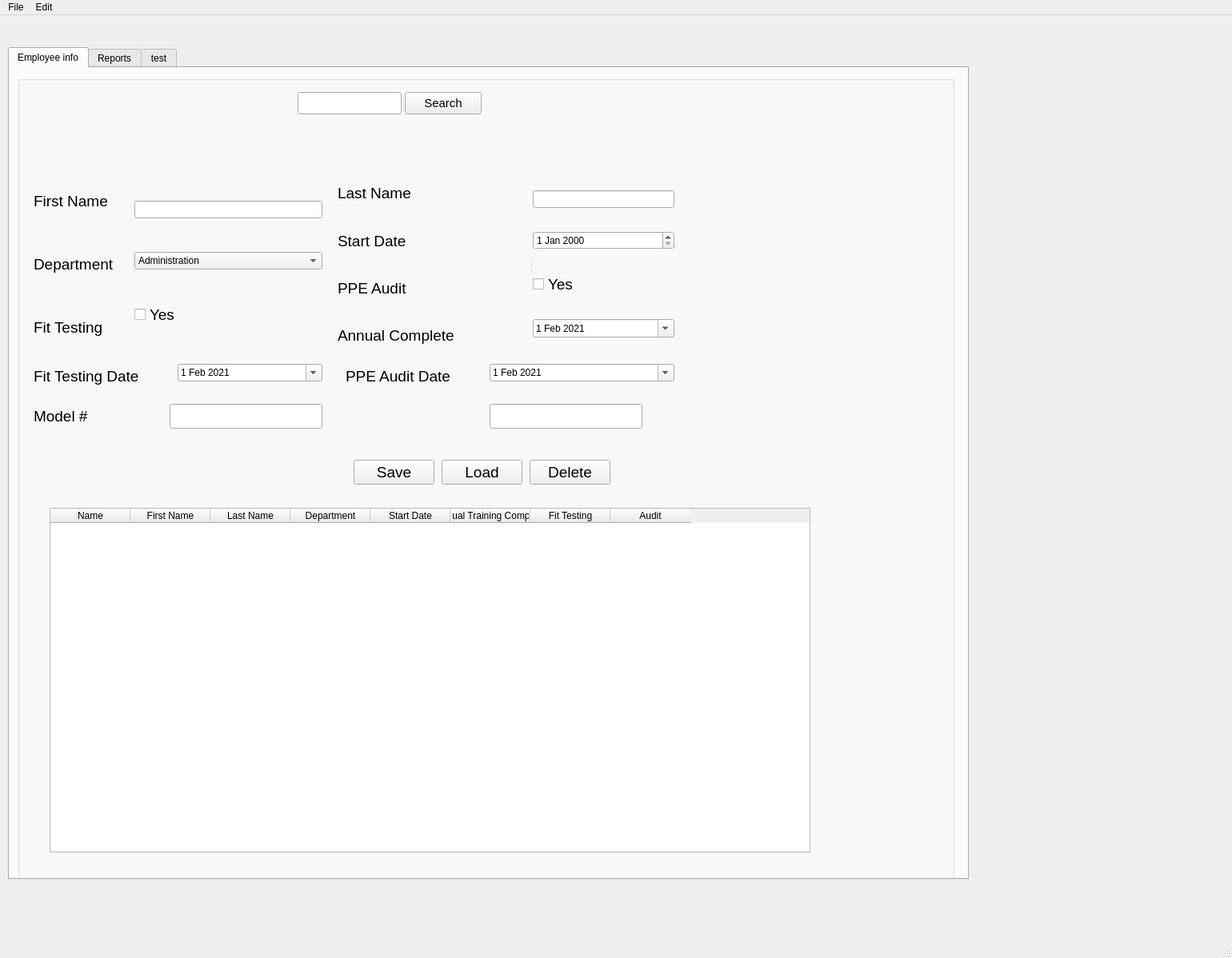
<?xml version="1.0" encoding="UTF-8"?>
<ui version="4.0">
 <class>MainWindow</class>
 <widget class="QMainWindow" name="MainWindow">
  <property name="geometry">
   <rect>
    <x>0</x>
    <y>0</y>
    <width>1540</width>
    <height>1198</height>
   </rect>
  </property>
  <property name="windowTitle">
   <string>MainWindow</string>
  </property>
  <widget class="QWidget" name="centralwidget">
   <widget class="QTabWidget" name="tabWidget">
    <property name="geometry">
     <rect>
      <x>10</x>
      <y>40</y>
      <width>1201</width>
      <height>1041</height>
     </rect>
    </property>
    <property name="currentIndex">
     <number>0</number>
    </property>
    <widget class="QWidget" name="tab">
     <attribute name="title">
      <string>Employee info</string>
     </attribute>
     <widget class="QGroupBox" name="groupBox">
      <property name="geometry">
       <rect>
        <x>10</x>
        <y>10</y>
        <width>1171</width>
        <height>1011</height>
       </rect>
      </property>
      <property name="title">
       <string/>
      </property>
      <widget class="QSplitter" name="splitter">
       <property name="geometry">
        <rect>
         <x>20</x>
         <y>120</y>
         <width>361</width>
         <height>231</height>
        </rect>
       </property>
       <property name="orientation">
        <enum>Qt::Horizontal</enum>
       </property>
       <widget class="QWidget" name="verticalLayoutWidget">
        <layout class="QVBoxLayout" name="verticalLayout_2">
         <item>
          <widget class="QLabel" name="label_5">
           <property name="font">
            <font>
             <pointsize>14</pointsize>
            </font>
           </property>
           <property name="text">
            <string>First Name</string>
           </property>
          </widget>
         </item>
         <item>
          <widget class="QLabel" name="label_4">
           <property name="font">
            <font>
             <pointsize>14</pointsize>
            </font>
           </property>
           <property name="text">
            <string>Department</string>
           </property>
          </widget>
         </item>
         <item>
          <widget class="QLabel" name="label_3">
           <property name="font">
            <font>
             <pointsize>14</pointsize>
            </font>
           </property>
           <property name="text">
            <string>Fit Testing</string>
           </property>
          </widget>
         </item>
        </layout>
       </widget>
       <widget class="QWidget" name="layoutWidget">
        <layout class="QVBoxLayout" name="verticalLayout">
         <item>
          <widget class="QLineEdit" name="First_Name_input"/>
         </item>
         <item>
          <widget class="QComboBox" name="Department_combo">
           <item>
            <property name="text">
             <string>Administration</string>
            </property>
           </item>
           <item>
            <property name="text">
             <string>Behavioral Health</string>
            </property>
           </item>
           <item>
            <property name="text">
             <string>Dental</string>
            </property>
           </item>
           <item>
            <property name="text">
             <string>Environmental Services</string>
            </property>
           </item>
           <item>
            <property name="text">
             <string>Facilities</string>
            </property>
           </item>
           <item>
            <property name="text">
             <string>Finance</string>
            </property>
           </item>
           <item>
            <property name="text">
             <string>Health Promotion</string>
            </property>
           </item>
           <item>
            <property name="text">
             <string>Information Technology</string>
            </property>
           </item>
           <item>
            <property name="text">
             <string>Laboratory</string>
            </property>
           </item>
           <item>
            <property name="text">
             <string>Medical Records</string>
            </property>
           </item>
           <item>
            <property name="text">
             <string>Office of Environmental Health</string>
            </property>
           </item>
           <item>
            <property name="text">
             <string>Optometry</string>
            </property>
           </item>
           <item>
            <property name="text">
             <string>Patient Business Office</string>
            </property>
           </item>
           <item>
            <property name="text">
             <string>Pharmacy</string>
            </property>
           </item>
           <item>
            <property name="text">
             <string>Physical Therapy</string>
            </property>
           </item>
           <item>
            <property name="text">
             <string>Primary Care</string>
            </property>
           </item>
           <item>
            <property name="text">
             <string>Property and Supply</string>
            </property>
           </item>
           <item>
            <property name="text">
             <string>Publich Health</string>
            </property>
           </item>
           <item>
            <property name="text">
             <string>Purchased Referred Care</string>
            </property>
           </item>
           <item>
            <property name="text">
             <string>Quality</string>
            </property>
           </item>
           <item>
            <property name="text">
             <string>Security</string>
            </property>
           </item>
           <item>
            <property name="text">
             <string>Social Services</string>
            </property>
           </item>
          </widget>
         </item>
         <item>
          <widget class="QCheckBox" name="Fit_testing_checkbox">
           <property name="font">
            <font>
             <pointsize>14</pointsize>
            </font>
           </property>
           <property name="text">
            <string>Yes</string>
           </property>
          </widget>
         </item>
        </layout>
       </widget>
      </widget>
      <widget class="QTableWidget" name="tableWidget">
       <property name="geometry">
        <rect>
         <x>40</x>
         <y>540</y>
         <width>951</width>
         <height>431</height>
        </rect>
       </property>
       <property name="sizeAdjustPolicy">
        <enum>QAbstractScrollArea::AdjustToContents</enum>
       </property>
       <attribute name="horizontalHeaderMinimumSectionSize">
        <number>55</number>
       </attribute>
       <attribute name="horizontalHeaderShowSortIndicator" stdset="0">
        <bool>true</bool>
       </attribute>
       <column>
        <property name="text">
         <string>Name</string>
        </property>
       </column>
       <column>
        <property name="text">
         <string>First Name</string>
        </property>
       </column>
       <column>
        <property name="text">
         <string>Last Name</string>
        </property>
       </column>
       <column>
        <property name="text">
         <string>Department</string>
        </property>
       </column>
       <column>
        <property name="text">
         <string>Start Date</string>
        </property>
       </column>
       <column>
        <property name="text">
         <string>Annual Training Complete</string>
        </property>
       </column>
       <column>
        <property name="text">
         <string>Fit Testing</string>
        </property>
       </column>
       <column>
        <property name="text">
         <string>Audit</string>
        </property>
       </column>
      </widget>
      <widget class="QDateEdit" name="Fit_testing_date">
       <property name="geometry">
        <rect>
         <x>200</x>
         <y>360</y>
         <width>181</width>
         <height>22</height>
        </rect>
       </property>
       <property name="calendarPopup">
        <bool>true</bool>
       </property>
       <property name="date">
        <date>
         <year>2021</year>
         <month>2</month>
         <day>1</day>
        </date>
       </property>
      </widget>
      <widget class="QDateEdit" name="PPE_audit_date">
       <property name="geometry">
        <rect>
         <x>590</x>
         <y>360</y>
         <width>231</width>
         <height>22</height>
        </rect>
       </property>
       <property name="calendarPopup">
        <bool>true</bool>
       </property>
       <property name="date">
        <date>
         <year>2021</year>
         <month>2</month>
         <day>1</day>
        </date>
       </property>
      </widget>
      <widget class="QLabel" name="label_2">
       <property name="geometry">
        <rect>
         <x>20</x>
         <y>360</y>
         <width>171</width>
         <height>31</height>
        </rect>
       </property>
       <property name="font">
        <font>
         <pointsize>14</pointsize>
        </font>
       </property>
       <property name="text">
        <string>Fit Testing Date</string>
       </property>
      </widget>
      <widget class="QLabel" name="label_8">
       <property name="geometry">
        <rect>
         <x>410</x>
         <y>360</y>
         <width>171</width>
         <height>31</height>
        </rect>
       </property>
       <property name="font">
        <font>
         <pointsize>14</pointsize>
        </font>
       </property>
       <property name="text">
        <string>PPE Audit Date</string>
       </property>
      </widget>
      <widget class="QSplitter" name="splitter_2">
       <property name="geometry">
        <rect>
         <x>350</x>
         <y>20</y>
         <width>230</width>
         <height>28</height>
        </rect>
       </property>
       <property name="orientation">
        <enum>Qt::Horizontal</enum>
       </property>
       <widget class="QLineEdit" name="Search_input"/>
       <widget class="QPushButton" name="Search_btn">
        <property name="font">
         <font>
          <pointsize>11</pointsize>
         </font>
        </property>
        <property name="text">
         <string>Search</string>
        </property>
       </widget>
      </widget>
      <widget class="QSplitter" name="splitter_3">
       <property name="geometry">
        <rect>
         <x>400</x>
         <y>120</y>
         <width>421</width>
         <height>231</height>
        </rect>
       </property>
       <property name="orientation">
        <enum>Qt::Horizontal</enum>
       </property>
       <widget class="QWidget" name="verticalLayoutWidget_3">
        <layout class="QVBoxLayout" name="verticalLayout_6">
         <item>
          <widget class="QLabel" name="label_6">
           <property name="font">
            <font>
             <pointsize>14</pointsize>
            </font>
           </property>
           <property name="text">
            <string>Last Name</string>
           </property>
          </widget>
         </item>
         <item>
          <widget class="QLabel" name="label_7">
           <property name="font">
            <font>
             <pointsize>14</pointsize>
            </font>
           </property>
           <property name="text">
            <string>Start Date</string>
           </property>
          </widget>
         </item>
         <item>
          <widget class="QLabel" name="label_9">
           <property name="font">
            <font>
             <pointsize>14</pointsize>
            </font>
           </property>
           <property name="text">
            <string>PPE Audit</string>
           </property>
          </widget>
         </item>
         <item>
          <widget class="QLabel" name="label">
           <property name="font">
            <font>
             <pointsize>14</pointsize>
            </font>
           </property>
           <property name="text">
            <string>Annual Complete</string>
           </property>
          </widget>
         </item>
        </layout>
       </widget>
       <widget class="QWidget" name="layoutWidget_3">
        <layout class="QVBoxLayout" name="verticalLayout_5">
         <item>
          <widget class="QLineEdit" name="Last_name_input"/>
         </item>
         <item>
          <widget class="QDateEdit" name="Start_Date"/>
         </item>
         <item>
          <widget class="QCheckBox" name="PPE_Audit_checkbox">
           <property name="font">
            <font>
             <pointsize>14</pointsize>
            </font>
           </property>
           <property name="text">
            <string>Yes</string>
           </property>
          </widget>
         </item>
         <item>
          <widget class="QDateEdit" name="Annual_complete_date">
           <property name="calendarPopup">
            <bool>true</bool>
           </property>
           <property name="date">
            <date>
             <year>2021</year>
             <month>2</month>
             <day>1</day>
            </date>
           </property>
          </widget>
         </item>
        </layout>
       </widget>
      </widget>
      <widget class="QLabel" name="label_10">
       <property name="geometry">
        <rect>
         <x>20</x>
         <y>410</y>
         <width>171</width>
         <height>31</height>
        </rect>
       </property>
       <property name="font">
        <font>
         <pointsize>14</pointsize>
        </font>
       </property>
       <property name="text">
        <string>Model #</string>
       </property>
      </widget>
      <widget class="QLineEdit" name="lineEdit">
       <property name="geometry">
        <rect>
         <x>190</x>
         <y>410</y>
         <width>191</width>
         <height>31</height>
        </rect>
       </property>
      </widget>
      <widget class="QLineEdit" name="lineEdit_2">
       <property name="geometry">
        <rect>
         <x>590</x>
         <y>410</y>
         <width>191</width>
         <height>31</height>
        </rect>
       </property>
      </widget>
      <widget class="QPushButton" name="Save_btn">
       <property name="geometry">
        <rect>
         <x>420</x>
         <y>480</y>
         <width>101</width>
         <height>31</height>
        </rect>
       </property>
       <property name="font">
        <font>
         <pointsize>14</pointsize>
        </font>
       </property>
       <property name="text">
        <string>Save</string>
       </property>
      </widget>
      <widget class="QPushButton" name="load_btn">
       <property name="geometry">
        <rect>
         <x>530</x>
         <y>480</y>
         <width>101</width>
         <height>31</height>
        </rect>
       </property>
       <property name="font">
        <font>
         <pointsize>14</pointsize>
        </font>
       </property>
       <property name="text">
        <string>Load</string>
       </property>
      </widget>
      <widget class="QPushButton" name="delete_btn">
       <property name="geometry">
        <rect>
         <x>640</x>
         <y>480</y>
         <width>101</width>
         <height>31</height>
        </rect>
       </property>
       <property name="font">
        <font>
         <pointsize>14</pointsize>
        </font>
       </property>
       <property name="text">
        <string>Delete</string>
       </property>
      </widget>
     </widget>
    </widget>
    <widget class="QWidget" name="tab_2">
     <attribute name="title">
      <string>Reports</string>
     </attribute>
    </widget>
    <widget class="QWidget" name="tab_3">
     <attribute name="title">
      <string>test</string>
     </attribute>
    </widget>
   </widget>
  </widget>
  <widget class="QMenuBar" name="menubar">
   <property name="geometry">
    <rect>
     <x>0</x>
     <y>0</y>
     <width>1540</width>
     <height>22</height>
    </rect>
   </property>
   <widget class="QMenu" name="menuFile">
    <property name="title">
     <string>File</string>
    </property>
    <addaction name="actionSave"/>
    <addaction name="separator"/>
    <addaction name="actionExit"/>
   </widget>
   <widget class="QMenu" name="menuEdit">
    <property name="title">
     <string>Edit</string>
    </property>
   </widget>
   <addaction name="menuFile"/>
   <addaction name="menuEdit"/>
  </widget>
  <widget class="QStatusBar" name="statusbar"/>
  <action name="actionSave">
   <property name="text">
    <string>Save</string>
   </property>
  </action>
  <action name="actionExit">
   <property name="text">
    <string>Exit</string>
   </property>
   <property name="statusTip">
    <string>Click to exit application</string>
   </property>
  </action>
 </widget>
 <resources/>
 <connections>
  <connection>
   <sender>actionExit</sender>
   <signal>triggered()</signal>
   <receiver>MainWindow</receiver>
   <slot>close()</slot>
   <hints>
    <hint type="sourcelabel">
     <x>-1</x>
     <y>-1</y>
    </hint>
    <hint type="destinationlabel">
     <x>512</x>
     <y>403</y>
    </hint>
   </hints>
  </connection>
  <connection>
   <sender>Fit_testing_checkbox</sender>
   <signal>clicked()</signal>
   <receiver>Fit_testing_date</receiver>
   <slot>show()</slot>
   <hints>
    <hint type="sourcelabel">
     <x>308</x>
     <y>369</y>
    </hint>
    <hint type="destinationlabel">
     <x>312</x>
     <y>441</y>
    </hint>
   </hints>
  </connection>
  <connection>
   <sender>delete_btn</sender>
   <signal>clicked()</signal>
   <receiver>tableWidget</receiver>
   <slot>deleteLater()</slot>
   <hints>
    <hint type="sourcelabel">
     <x>712</x>
     <y>589</y>
    </hint>
    <hint type="destinationlabel">
     <x>517</x>
     <y>839</y>
    </hint>
   </hints>
  </connection>
 </connections>
</ui>
